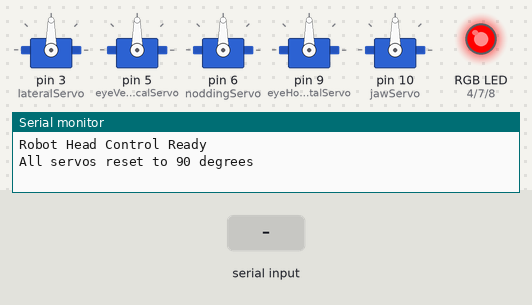
This sketch was run on a simulated Arduino Uno, built with avr-gcc and run on an emulated ATmega328P. Parts: 5 × servo, an RGB LED mixed from three pins (HIGH = lit), the last lines printed to the serial monitor. The test bench sets the inputs (shaded band).

Above: at 1.2 s.
1.3 s: "U,0\n" received over Serial
At 2.08 s:
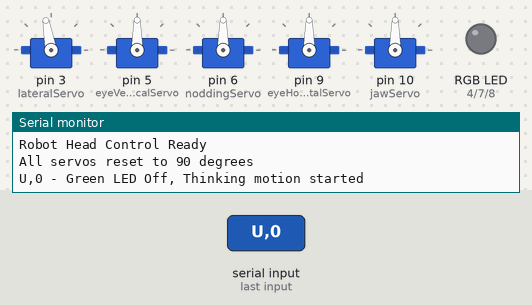
4.3 s: "U,1\n" received over Serial
At 4.53 s:
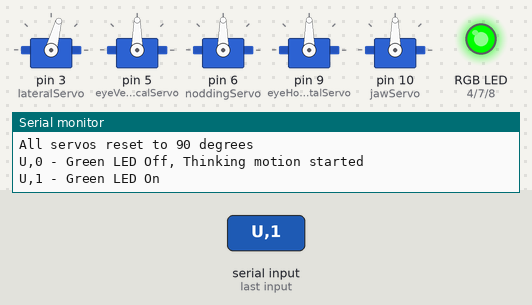
7.3 s: "T,1\n" received over Serial
At 7.63 s:
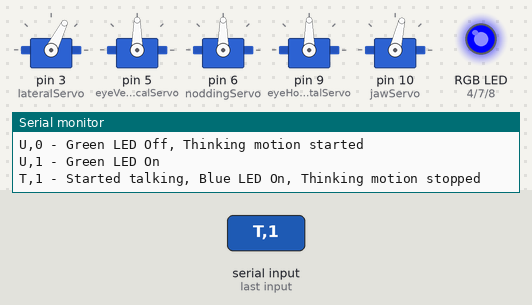
10.3 s: "TOGGLE_CONTROL\n" received over Serial
At 10.63 s:
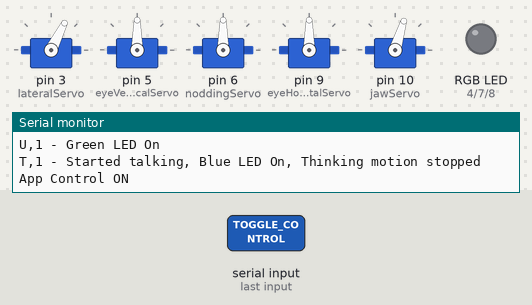
13.3 s: "RESET\n" received over Serial
At 13.94 s:
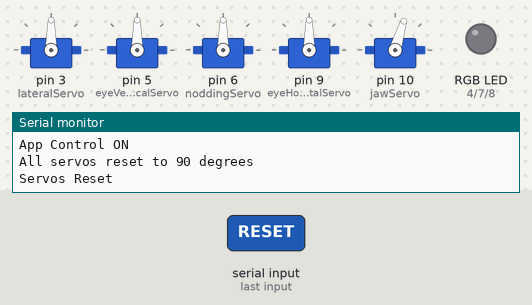
16.3 s: "L,45\n" received over Serial
At 19.6 s:
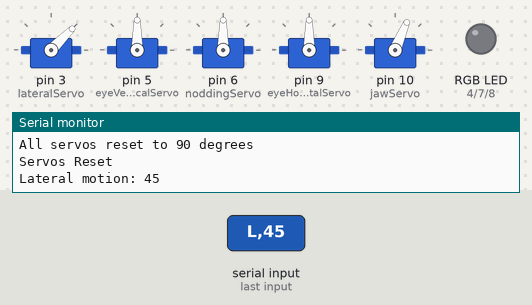
Timing chart, 0 to 66.8 s (numbered marks = the images above; inputs shaded):
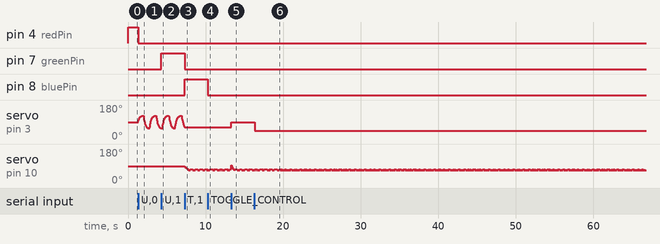

The sketch:

thinking_motion.ino
```cpp
#include <Servo.h>

// Create Servo objects for each motor
Servo lateralServo;
Servo eyeVerticalServo;
Servo eyeHorizontalServo;
Servo noddingServo;
Servo jawServo;

// RGB LED pins
const int redPin = 4;
const int greenPin = 7;
const int bluePin = 8;

String inputString = "";
bool stringComplete = false;
bool UnderRaspberryPi = true; // Set to true by default
bool isTalking = false;
bool isThinking = false;

// Smooth motion parameters
const unsigned long MOVE_INTERVAL = 20; // milliseconds between each step
const float EASING_FACTOR = 0.1; // Adjust this for smoother or more responsive motion

// Jaw movement parameters
int targetJawAngle = 90;
float currentJawAngle = 90;

// Thinking motion parameters
int targetLateralAngle = 90;
float currentLateralAngle = 90;
bool thinkingDirectionRight = true;

void setup() {
  // Attach the servos to their respective pins
  lateralServo.attach(3);
  eyeVerticalServo.attach(5);
  noddingServo.attach(6);
  eyeHorizontalServo.attach(9);
  jawServo.attach(10);

  // Set up RGB LED pins
  pinMode(redPin, OUTPUT);
  pinMode(greenPin, OUTPUT);
  pinMode(bluePin, OUTPUT);

  // Start serial communication
  Serial.begin(9600);

  inputString.reserve(200);

  Serial.println("Robot Head Control Ready");
  resetServos();
  setRGBColor(255, 0, 0); // Set initial color to red to indicate Raspberry Pi control
}

void loop() {
  while (Serial.available()) {
    char inChar = (char)Serial.read();
    inputString += inChar;
    if (inChar == '\n') {
      stringComplete = true;
    }
  }

  if (stringComplete) {
    parseInput(inputString);
    inputString = "";
    stringComplete = false;
  }

  static unsigned long lastMoveTime = 0;
  unsigned long currentTime = millis();

  if (currentTime - lastMoveTime >= MOVE_INTERVAL) {
    if (isTalking) {
      moveJaw();
    }

    if (isThinking) {
      thinkingMotion();
    }

    lastMoveTime = currentTime;
  }
}

void parseInput(String input) {
  input.trim();

  if (input == "TOGGLE_CONTROL") {
    UnderRaspberryPi = !UnderRaspberryPi;
    String response = UnderRaspberryPi ? "RaspberryPi Control ON" : "App Control ON";
    Serial.println(response);
    setRGBColor(UnderRaspberryPi ? 255 : 0, 0, 0); // Red when under Raspberry Pi control, off otherwise
    return;
  }

  if (input == "RESET") {
    resetServos();
    Serial.println("Servos Reset");
    return;
  }

  if (input == "U,1") {
    setRGBColor(0, 255, 0); // Green LED
    Serial.println("U,1 - Green LED On");
    return;
  }

  if (input == "U,0") {
    setRGBColor(0, 0, 0); // Turn off LED
    isThinking = true; // Start thinking motion
    Serial.println("U,0 - Green LED Off, Thinking motion started");
    return;
  }

  if (input == "T,1") {
    isTalking = true;
    isThinking = false; // Stop thinking motion
    setRGBColor(0, 0, 255); // Blue LED
    Serial.println("T,1 - Started talking, Blue LED On, Thinking motion stopped");
    return;
  }

  if (input == "T,0") {
    isTalking = false;
    setRGBColor(0, 0, 0); // Turn off LED
    Serial.println("T,0 - Stopped talking, LED Off");
    return;
  }

  int commaIndex = input.indexOf(',');

  if (commaIndex != -1) {
    String command = input.substring(0, commaIndex);
    String angleStr = input.substring(commaIndex + 1);
    int angle = angleStr.toInt();

    switch (command[0]) {
      case 'L':
        lateralServo.write(angle);
        Serial.println("Lateral motion: " + String(angle));
        break;
      case 'V':
        eyeVerticalServo.write(angle);
        Serial.println("Eye Vertical motion: " + String(angle));
        break;
      case 'H':
        eyeHorizontalServo.write(angle);
        Serial.println("Eye Horizontal motion: " + String(angle));
        break;
      case 'N':
        noddingServo.write(angle);
        Serial.println("Nodding motion: " + String(angle));
        break;
      case 'J':
        jawServo.write(angle);
        Serial.println("Jaw motion: " + String(angle));
        break;
      default:
        Serial.println("Unknown command: " + command);
    }
  } else {
    Serial.println("Invalid input format: " + input);
  }
}

void resetServos() {
  lateralServo.write(90);
  eyeVerticalServo.write(90);
  eyeHorizontalServo.write(90);
  noddingServo.write(90);
  jawServo.write(90);
  currentJawAngle = 90;
  currentLateralAngle = 90;
  Serial.println("All servos reset to 90 degrees");
}

void setRGBColor(int red, int green, int blue) {
  analogWrite(redPin, red);
  analogWrite(greenPin, green);
  analogWrite(bluePin, blue);
}

void moveJaw() {
  if (targetJawAngle >= 120 || targetJawAngle <= 20) {
    targetJawAngle = (targetJawAngle >= 120) ? 20 : 120;
  }

  currentJawAngle += (targetJawAngle - currentJawAngle) * EASING_FACTOR;
  jawServo.write(round(currentJawAngle));

  if (abs(targetJawAngle - currentJawAngle) < 1) {
    targetJawAngle = (targetJawAngle == 120) ? 20 : 120;
  }
}

void thinkingMotion() {
  if (thinkingDirectionRight) {
    targetLateralAngle = 125;
  } else {
    targetLateralAngle = 55;
  }

  currentLateralAngle += (targetLateralAngle - currentLateralAngle) * EASING_FACTOR;
  lateralServo.write(round(currentLateralAngle));

  if (abs(targetLateralAngle - currentLateralAngle) < 1) {
    thinkingDirectionRight = !thinkingDirectionRight;
  }
}
```

Measured:
- after the input at 4.3 s, pin 7 (greenPin): LOW → HIGH at once
- after the input at 7.3 s, pin 7 (greenPin): HIGH → LOW at once; pin 8 (bluePin): LOW → HIGH at once; servo on pin 3 (lateralServo): goes on until 7.3 s, then stays 63°
- after the input at 10.3 s, pin 8 (bluePin): HIGH → LOW at once
- after the input at 13.3 s, servo on pin 3 (lateralServo): 63° → 90° at once
- after the input at 16.3 s, servo on pin 3 (lateralServo): 90° → 45° at once
